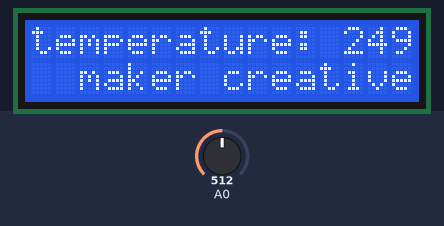
This sketch was run on a simulated Arduino Uno, built with avr-gcc and run on an emulated ATmega328P. On the bench: 16×2 character LCD. The inputs (shaded band) are chosen by the test bench; at power-on: A0 = 512.

Above: at 1.2 s.
1.3 s: A0 set to 716
At 2.0 s:
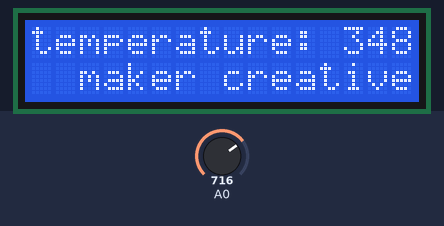
3.0 s: A0 set to 900
At 4.0 s:
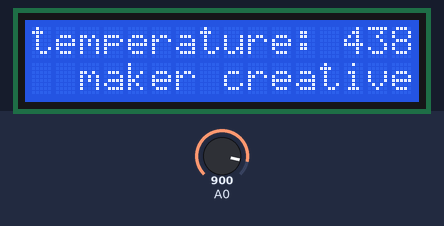
4.6 s: A0 set to 1023
At 6.0 s:
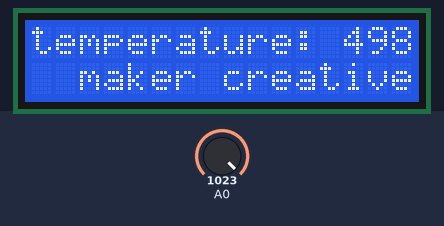
Timing chart, 0 to 7.6 s (numbered marks = the images above; inputs shaded):
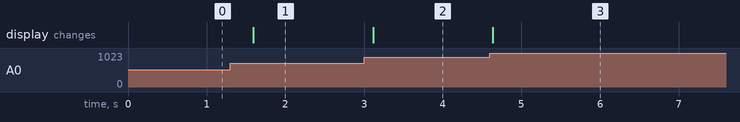

The sketch:

sketch_jan13a.ino
```cpp
//Temperature sensor code:
#include <LiquidCrystal.h>

LiquidCrystal lcd(13, 12, 11, 10, 9, 8, 7);

void setup() {

  analogReference(DEFAULT);
  pinMode(A0, INPUT);

  lcd.begin(16, 2);

}

void loop() {

  int a ;
  float   Temperature ;

  a = analogRead(A0);

  Temperature = (a / 2.054) ;
  lcd.clear();
  lcd.print("temperature: ");
  lcd.print(Temperature);
  lcd.print("C");
  lcd.setCursor(2, 1);
  lcd.print("maker creative");
  delay(500);

}
```

Measured:
- after the input at 1.3 s, the display: changes after 0.29 s (image 1)
- after the input at 3.0 s, the display: changes after 0.11 s (image 2)
- after the input at 4.6 s, the display: changes at once (image 3)
